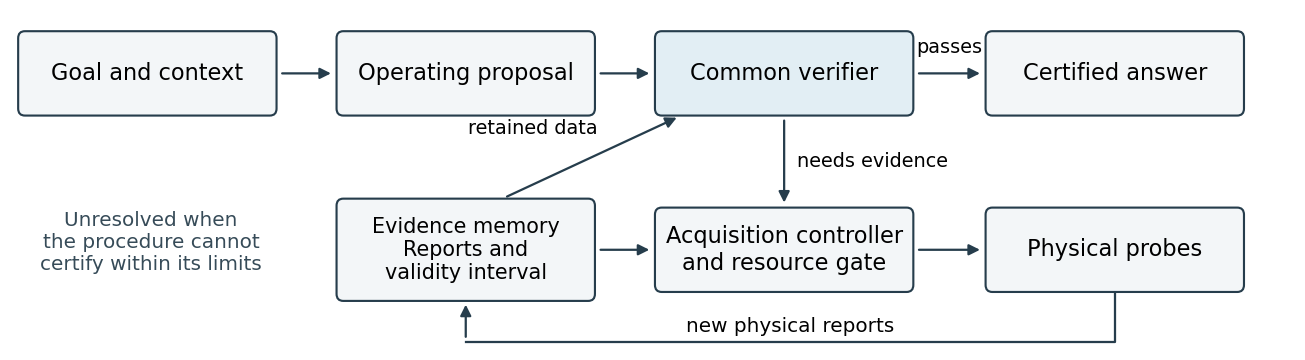

Here is the Python script that generated this plot:
from pathlib import Path
import matplotlib
matplotlib.use('Agg')
import matplotlib.pyplot as plt
from matplotlib.patches import FancyBboxPatch, FancyArrowPatch

root=Path(__file__).resolve().parent.parent
plt.rcParams.update({'font.family':'DejaVu Sans','font.size':9,'pdf.fonttype':42})
fig,ax=plt.subplots(figsize=(7.25,2.0))
ax.set(xlim=(-.05,10.5),ylim=(-.58,2.18));ax.axis('off')
def box(x,y,text,w=2.05,h=.6,fill='#f3f6f8',fontsize=9):
 ax.add_patch(FancyBboxPatch((x-w/2,y-h/2),w,h,boxstyle='round,pad=0.03,rounding_size=.055',lw=.85,edgecolor='#263d4c',facecolor=fill))
 ax.text(x,y,text,ha='center',va='center',fontsize=fontsize)
def arrow(a,b,label=None,offset=(0,0)):
 ax.add_patch(FancyArrowPatch(a,b,arrowstyle='-|>',mutation_scale=9,lw=.9,color='#263d4c'))
 if label:ax.text((a[0]+b[0])/2+offset[0],(a[1]+b[1])/2+offset[1],label,ha='center',va='center',fontsize=7.7)
box(1.1,1.62,'Goal and context')
box(3.7,1.62,'Operating proposal')
box(6.3,1.62,'Common verifier',fill='#e2eef4')
box(9.0,1.62,'Certified answer')
box(3.7,.24,'Evidence memory\nReports and\nvalidity interval',h=.74,fontsize=8.3)
box(6.3,.24,'Acquisition controller\nand resource gate')
box(9.0,.24,'Physical probes')
arrow((2.16,1.62),(2.64,1.62))
arrow((4.76,1.62),(5.24,1.62))
arrow((7.36,1.62),(7.94,1.62),'passes',(0,.2))
arrow((6.3,1.29),(6.3,.57),'needs evidence',(.72,0))
arrow((4.0,.64),(5.46,1.29),'retained data',(-.48,.22))
arrow((4.76,.24),(5.24,.24))
arrow((7.36,.24),(7.94,.24))
# A routed report-return edge avoids crossing any node or label.
ax.plot([9,9,3.7],[ -.10,-.48,-.48],lw=.9,color='#263d4c')
arrow((3.7,-.48),(3.7,-.15))
ax.text(6.35,-.36,'new physical reports',ha='center',va='center',fontsize=8)
ax.text(1.13,.3,'Unresolved when\nthe procedure cannot\ncertify within its limits',ha='center',va='center',fontsize=8,color='#364b58')
fig.subplots_adjust(left=.005,right=.995,top=.995,bottom=.015)
out=root/'figures/agent_architecture.pdf'
fig.savefig(out,transparent=False)
fig.savefig(root/'figures/agent_architecture.png',dpi=180)
plt.close(fig)
print('Architecture figure generated.')
